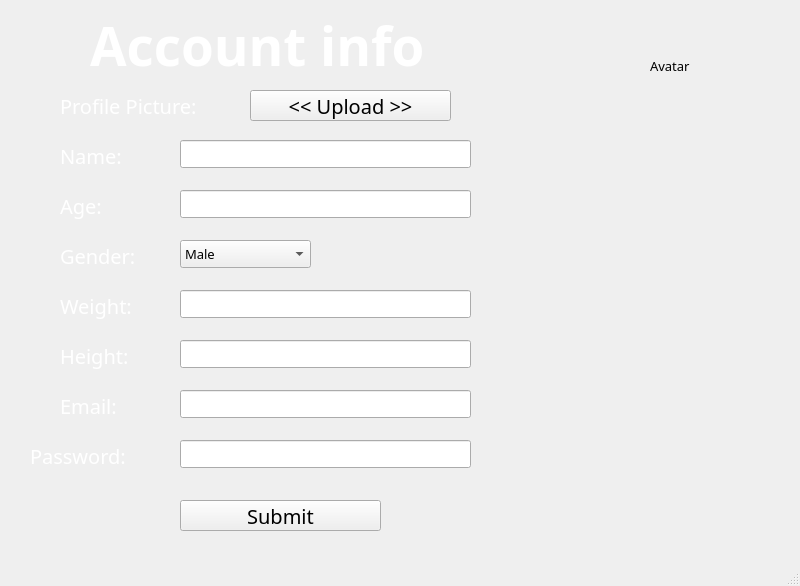
<?xml version="1.0" encoding="UTF-8"?>
<ui version="4.0">
 <class>MainWindow</class>
 <widget class="QMainWindow" name="MainWindow">
  <property name="geometry">
   <rect>
    <x>0</x>
    <y>0</y>
    <width>800</width>
    <height>586</height>
   </rect>
  </property>
  <property name="font">
   <font>
    <family>Comfortaa</family>
    <pointsize>10</pointsize>
   </font>
  </property>
  <property name="windowTitle">
   <string>MainWindow</string>
  </property>
  <widget class="QWidget" name="centralwidget">
   <widget class="QLabel" name="login_text">
    <property name="geometry">
     <rect>
      <x>90</x>
      <y>10</y>
      <width>531</width>
      <height>71</height>
     </rect>
    </property>
    <property name="palette">
     <palette>
      <active>
       <colorrole role="WindowText">
        <brush brushstyle="SolidPattern">
         <color alpha="255">
          <red>255</red>
          <green>255</green>
          <blue>255</blue>
         </color>
        </brush>
       </colorrole>
       <colorrole role="Accent">
        <brush brushstyle="SolidPattern">
         <color alpha="255">
          <red>0</red>
          <green>0</green>
          <blue>0</blue>
         </color>
        </brush>
       </colorrole>
      </active>
      <inactive>
       <colorrole role="WindowText">
        <brush brushstyle="SolidPattern">
         <color alpha="255">
          <red>255</red>
          <green>255</green>
          <blue>255</blue>
         </color>
        </brush>
       </colorrole>
       <colorrole role="Accent">
        <brush brushstyle="SolidPattern">
         <color alpha="255">
          <red>0</red>
          <green>0</green>
          <blue>0</blue>
         </color>
        </brush>
       </colorrole>
      </inactive>
      <disabled>
       <colorrole role="Accent">
        <brush brushstyle="SolidPattern">
         <color alpha="255">
          <red>0</red>
          <green>0</green>
          <blue>0</blue>
         </color>
        </brush>
       </colorrole>
      </disabled>
     </palette>
    </property>
    <property name="font">
     <font>
      <family>Comfortaa</family>
      <pointsize>40</pointsize>
      <italic>false</italic>
      <bold>true</bold>
     </font>
    </property>
    <property name="text">
     <string>Account info</string>
    </property>
   </widget>
   <widget class="QLabel" name="label_2">
    <property name="geometry">
     <rect>
      <x>-120</x>
      <y>-50</y>
      <width>981</width>
      <height>661</height>
     </rect>
    </property>
    <property name="text">
     <string/>
    </property>
    <property name="pixmap">
     <pixmap>../img/1537562.png</pixmap>
    </property>
    <property name="scaledContents">
     <bool>true</bool>
    </property>
   </widget>
   <widget class="QLabel" name="label_7">
    <property name="geometry">
     <rect>
      <x>60</x>
      <y>380</y>
      <width>81</width>
      <height>51</height>
     </rect>
    </property>
    <property name="palette">
     <palette>
      <active>
       <colorrole role="WindowText">
        <brush brushstyle="SolidPattern">
         <color alpha="255">
          <red>255</red>
          <green>255</green>
          <blue>255</blue>
         </color>
        </brush>
       </colorrole>
      </active>
      <inactive>
       <colorrole role="WindowText">
        <brush brushstyle="SolidPattern">
         <color alpha="255">
          <red>255</red>
          <green>255</green>
          <blue>255</blue>
         </color>
        </brush>
       </colorrole>
      </inactive>
      <disabled/>
     </palette>
    </property>
    <property name="font">
     <font>
      <family>Comfortaa</family>
      <pointsize>15</pointsize>
     </font>
    </property>
    <property name="text">
     <string>Email:</string>
    </property>
   </widget>
   <widget class="QLabel" name="label_8">
    <property name="geometry">
     <rect>
      <x>60</x>
      <y>130</y>
      <width>91</width>
      <height>51</height>
     </rect>
    </property>
    <property name="palette">
     <palette>
      <active>
       <colorrole role="WindowText">
        <brush brushstyle="SolidPattern">
         <color alpha="255">
          <red>255</red>
          <green>255</green>
          <blue>255</blue>
         </color>
        </brush>
       </colorrole>
      </active>
      <inactive>
       <colorrole role="WindowText">
        <brush brushstyle="SolidPattern">
         <color alpha="255">
          <red>255</red>
          <green>255</green>
          <blue>255</blue>
         </color>
        </brush>
       </colorrole>
      </inactive>
      <disabled/>
     </palette>
    </property>
    <property name="font">
     <font>
      <family>Comfortaa</family>
      <pointsize>15</pointsize>
     </font>
    </property>
    <property name="text">
     <string>Name: </string>
    </property>
   </widget>
   <widget class="QLabel" name="label_9">
    <property name="geometry">
     <rect>
      <x>30</x>
      <y>430</y>
      <width>131</width>
      <height>51</height>
     </rect>
    </property>
    <property name="palette">
     <palette>
      <active>
       <colorrole role="WindowText">
        <brush brushstyle="SolidPattern">
         <color alpha="255">
          <red>255</red>
          <green>255</green>
          <blue>255</blue>
         </color>
        </brush>
       </colorrole>
      </active>
      <inactive>
       <colorrole role="WindowText">
        <brush brushstyle="SolidPattern">
         <color alpha="255">
          <red>255</red>
          <green>255</green>
          <blue>255</blue>
         </color>
        </brush>
       </colorrole>
      </inactive>
      <disabled/>
     </palette>
    </property>
    <property name="font">
     <font>
      <family>Comfortaa</family>
      <pointsize>15</pointsize>
     </font>
    </property>
    <property name="text">
     <string>Password: </string>
    </property>
   </widget>
   <widget class="QLabel" name="label_10">
    <property name="geometry">
     <rect>
      <x>60</x>
      <y>80</y>
      <width>291</width>
      <height>51</height>
     </rect>
    </property>
    <property name="palette">
     <palette>
      <active>
       <colorrole role="WindowText">
        <brush brushstyle="SolidPattern">
         <color alpha="255">
          <red>255</red>
          <green>255</green>
          <blue>255</blue>
         </color>
        </brush>
       </colorrole>
      </active>
      <inactive>
       <colorrole role="WindowText">
        <brush brushstyle="SolidPattern">
         <color alpha="255">
          <red>255</red>
          <green>255</green>
          <blue>255</blue>
         </color>
        </brush>
       </colorrole>
      </inactive>
      <disabled/>
     </palette>
    </property>
    <property name="font">
     <font>
      <family>Comfortaa</family>
      <pointsize>15</pointsize>
     </font>
    </property>
    <property name="text">
     <string>Profile Picture:</string>
    </property>
   </widget>
   <widget class="QPushButton" name="uploadBtn">
    <property name="geometry">
     <rect>
      <x>250</x>
      <y>90</y>
      <width>201</width>
      <height>31</height>
     </rect>
    </property>
    <property name="font">
     <font>
      <family>Comfortaa</family>
      <pointsize>15</pointsize>
     </font>
    </property>
    <property name="text">
     <string>&lt;&lt; Upload &gt;&gt;</string>
    </property>
   </widget>
   <widget class="QLabel" name="name_info">
    <property name="geometry">
     <rect>
      <x>230</x>
      <y>230</y>
      <width>391</width>
      <height>51</height>
     </rect>
    </property>
    <property name="palette">
     <palette>
      <active>
       <colorrole role="WindowText">
        <brush brushstyle="SolidPattern">
         <color alpha="255">
          <red>255</red>
          <green>255</green>
          <blue>255</blue>
         </color>
        </brush>
       </colorrole>
      </active>
      <inactive>
       <colorrole role="WindowText">
        <brush brushstyle="SolidPattern">
         <color alpha="255">
          <red>255</red>
          <green>255</green>
          <blue>255</blue>
         </color>
        </brush>
       </colorrole>
      </inactive>
      <disabled/>
     </palette>
    </property>
    <property name="font">
     <font>
      <family>Comic Sans MS</family>
      <pointsize>24</pointsize>
     </font>
    </property>
    <property name="text">
     <string/>
    </property>
   </widget>
   <widget class="QLabel" name="label_13">
    <property name="geometry">
     <rect>
      <x>60</x>
      <y>180</y>
      <width>61</width>
      <height>51</height>
     </rect>
    </property>
    <property name="palette">
     <palette>
      <active>
       <colorrole role="WindowText">
        <brush brushstyle="SolidPattern">
         <color alpha="255">
          <red>255</red>
          <green>255</green>
          <blue>255</blue>
         </color>
        </brush>
       </colorrole>
      </active>
      <inactive>
       <colorrole role="WindowText">
        <brush brushstyle="SolidPattern">
         <color alpha="255">
          <red>255</red>
          <green>255</green>
          <blue>255</blue>
         </color>
        </brush>
       </colorrole>
      </inactive>
      <disabled/>
     </palette>
    </property>
    <property name="font">
     <font>
      <family>Comfortaa</family>
      <pointsize>15</pointsize>
     </font>
    </property>
    <property name="text">
     <string>Age:</string>
    </property>
   </widget>
   <widget class="QLabel" name="label_14">
    <property name="geometry">
     <rect>
      <x>60</x>
      <y>280</y>
      <width>101</width>
      <height>51</height>
     </rect>
    </property>
    <property name="palette">
     <palette>
      <active>
       <colorrole role="WindowText">
        <brush brushstyle="SolidPattern">
         <color alpha="255">
          <red>255</red>
          <green>255</green>
          <blue>255</blue>
         </color>
        </brush>
       </colorrole>
      </active>
      <inactive>
       <colorrole role="WindowText">
        <brush brushstyle="SolidPattern">
         <color alpha="255">
          <red>255</red>
          <green>255</green>
          <blue>255</blue>
         </color>
        </brush>
       </colorrole>
      </inactive>
      <disabled/>
     </palette>
    </property>
    <property name="font">
     <font>
      <family>Comfortaa</family>
      <pointsize>15</pointsize>
     </font>
    </property>
    <property name="text">
     <string>Weight:</string>
    </property>
   </widget>
   <widget class="QLabel" name="label_15">
    <property name="geometry">
     <rect>
      <x>60</x>
      <y>330</y>
      <width>101</width>
      <height>51</height>
     </rect>
    </property>
    <property name="palette">
     <palette>
      <active>
       <colorrole role="WindowText">
        <brush brushstyle="SolidPattern">
         <color alpha="255">
          <red>255</red>
          <green>255</green>
          <blue>255</blue>
         </color>
        </brush>
       </colorrole>
      </active>
      <inactive>
       <colorrole role="WindowText">
        <brush brushstyle="SolidPattern">
         <color alpha="255">
          <red>255</red>
          <green>255</green>
          <blue>255</blue>
         </color>
        </brush>
       </colorrole>
      </inactive>
      <disabled/>
     </palette>
    </property>
    <property name="font">
     <font>
      <family>Comfortaa</family>
      <pointsize>15</pointsize>
     </font>
    </property>
    <property name="text">
     <string>Height:</string>
    </property>
   </widget>
   <widget class="QLabel" name="label_11">
    <property name="geometry">
     <rect>
      <x>60</x>
      <y>230</y>
      <width>111</width>
      <height>51</height>
     </rect>
    </property>
    <property name="palette">
     <palette>
      <active>
       <colorrole role="WindowText">
        <brush brushstyle="SolidPattern">
         <color alpha="255">
          <red>255</red>
          <green>255</green>
          <blue>255</blue>
         </color>
        </brush>
       </colorrole>
      </active>
      <inactive>
       <colorrole role="WindowText">
        <brush brushstyle="SolidPattern">
         <color alpha="255">
          <red>255</red>
          <green>255</green>
          <blue>255</blue>
         </color>
        </brush>
       </colorrole>
      </inactive>
      <disabled/>
     </palette>
    </property>
    <property name="font">
     <font>
      <family>Comfortaa</family>
      <pointsize>15</pointsize>
     </font>
    </property>
    <property name="text">
     <string>Gender:</string>
    </property>
   </widget>
   <widget class="QLineEdit" name="txtName">
    <property name="geometry">
     <rect>
      <x>180</x>
      <y>140</y>
      <width>291</width>
      <height>28</height>
     </rect>
    </property>
    <property name="readOnly">
     <bool>false</bool>
    </property>
   </widget>
   <widget class="QLineEdit" name="txtAge">
    <property name="geometry">
     <rect>
      <x>180</x>
      <y>190</y>
      <width>291</width>
      <height>28</height>
     </rect>
    </property>
   </widget>
   <widget class="QLineEdit" name="txtWeight">
    <property name="geometry">
     <rect>
      <x>180</x>
      <y>290</y>
      <width>291</width>
      <height>28</height>
     </rect>
    </property>
   </widget>
   <widget class="QLineEdit" name="txtHeight">
    <property name="geometry">
     <rect>
      <x>180</x>
      <y>340</y>
      <width>291</width>
      <height>28</height>
     </rect>
    </property>
   </widget>
   <widget class="QLineEdit" name="txtEmail">
    <property name="geometry">
     <rect>
      <x>180</x>
      <y>390</y>
      <width>291</width>
      <height>28</height>
     </rect>
    </property>
    <property name="readOnly">
     <bool>true</bool>
    </property>
   </widget>
   <widget class="QLineEdit" name="txtPassword">
    <property name="geometry">
     <rect>
      <x>180</x>
      <y>440</y>
      <width>291</width>
      <height>28</height>
     </rect>
    </property>
    <property name="readOnly">
     <bool>true</bool>
    </property>
   </widget>
   <widget class="QPushButton" name="btnUpdate">
    <property name="geometry">
     <rect>
      <x>180</x>
      <y>500</y>
      <width>201</width>
      <height>31</height>
     </rect>
    </property>
    <property name="font">
     <font>
      <family>Comfortaa</family>
      <pointsize>15</pointsize>
     </font>
    </property>
    <property name="text">
     <string>Submit</string>
    </property>
   </widget>
   <widget class="QComboBox" name="txtGender">
    <property name="geometry">
     <rect>
      <x>180</x>
      <y>240</y>
      <width>131</width>
      <height>28</height>
     </rect>
    </property>
    <item>
     <property name="text">
      <string>Male</string>
     </property>
    </item>
    <item>
     <property name="text">
      <string>Female</string>
     </property>
    </item>
   </widget>
   <widget class="QLabel" name="avatarLabel">
    <property name="geometry">
     <rect>
      <x>650</x>
      <y>10</y>
      <width>131</width>
      <height>111</height>
     </rect>
    </property>
    <property name="text">
     <string>Avatar</string>
    </property>
    <property name="scaledContents">
     <bool>true</bool>
    </property>
   </widget>
   <zorder>label_2</zorder>
   <zorder>login_text</zorder>
   <zorder>label_7</zorder>
   <zorder>label_8</zorder>
   <zorder>label_9</zorder>
   <zorder>label_10</zorder>
   <zorder>uploadBtn</zorder>
   <zorder>name_info</zorder>
   <zorder>label_13</zorder>
   <zorder>label_14</zorder>
   <zorder>label_15</zorder>
   <zorder>label_11</zorder>
   <zorder>txtName</zorder>
   <zorder>txtAge</zorder>
   <zorder>txtWeight</zorder>
   <zorder>txtHeight</zorder>
   <zorder>txtEmail</zorder>
   <zorder>txtPassword</zorder>
   <zorder>btnUpdate</zorder>
   <zorder>txtGender</zorder>
   <zorder>avatarLabel</zorder>
  </widget>
  <widget class="QStatusBar" name="statusbar"/>
 </widget>
 <resources/>
 <connections/>
</ui>
